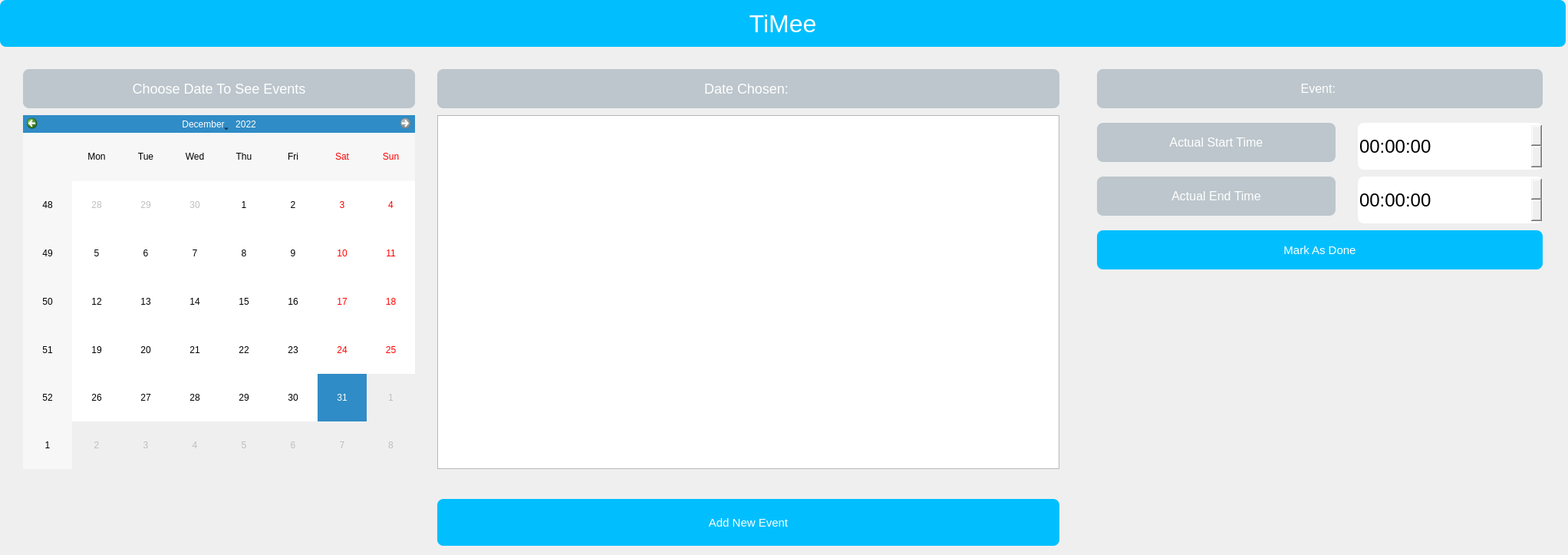
<?xml version="1.0" encoding="UTF-8"?>
<ui version="4.0">
 <class>Form</class>
 <widget class="QWidget" name="Form">
  <property name="geometry">
   <rect>
    <x>0</x>
    <y>0</y>
    <width>2044</width>
    <height>723</height>
   </rect>
  </property>
  <property name="minimumSize">
   <size>
    <width>1400</width>
    <height>400</height>
   </size>
  </property>
  <property name="windowTitle">
   <string>Form</string>
  </property>
  <widget class="QLabel" name="label">
   <property name="geometry">
    <rect>
     <x>0</x>
     <y>0</y>
     <width>2041</width>
     <height>61</height>
    </rect>
   </property>
   <property name="minimumSize">
    <size>
     <width>0</width>
     <height>0</height>
    </size>
   </property>
   <property name="styleSheet">
    <string notr="true">font-size : 24pt;
background : #01BFFF;
color : white;
border-radius:8px;</string>
   </property>
   <property name="text">
    <string>TiMee</string>
   </property>
   <property name="alignment">
    <set>Qt::AlignCenter</set>
   </property>
  </widget>
  <widget class="QListWidget" name="taskListWidget">
   <property name="geometry">
    <rect>
     <x>570</x>
     <y>150</y>
     <width>811</width>
     <height>461</height>
    </rect>
   </property>
   <property name="minimumSize">
    <size>
     <width>0</width>
     <height>0</height>
    </size>
   </property>
   <property name="styleSheet">
    <string notr="true">font:18px;</string>
   </property>
  </widget>
  <widget class="QCalendarWidget" name="calendarWidget">
   <property name="geometry">
    <rect>
     <x>30</x>
     <y>150</y>
     <width>511</width>
     <height>461</height>
    </rect>
   </property>
   <property name="minimumSize">
    <size>
     <width>0</width>
     <height>0</height>
    </size>
   </property>
   <property name="styleSheet">
    <string notr="true">font: 12px;</string>
   </property>
   <property name="minimumDate">
    <date>
     <year>2022</year>
     <month>5</month>
     <day>13</day>
    </date>
   </property>
   <property name="maximumDate">
    <date>
     <year>2022</year>
     <month>12</month>
     <day>31</day>
    </date>
   </property>
  </widget>
  <widget class="QPushButton" name="addNewEventBT">
   <property name="geometry">
    <rect>
     <x>570</x>
     <y>650</y>
     <width>811</width>
     <height>61</height>
    </rect>
   </property>
   <property name="minimumSize">
    <size>
     <width>0</width>
     <height>0</height>
    </size>
   </property>
   <property name="styleSheet">
    <string notr="true">border-radius : 8px;
background-color: #01BFFF;
color: white;
font: 11pt;</string>
   </property>
   <property name="text">
    <string>Add New Event</string>
   </property>
  </widget>
  <widget class="QLabel" name="EventNameLabel">
   <property name="geometry">
    <rect>
     <x>1430</x>
     <y>90</y>
     <width>581</width>
     <height>51</height>
    </rect>
   </property>
   <property name="minimumSize">
    <size>
     <width>0</width>
     <height>0</height>
    </size>
   </property>
   <property name="styleSheet">
    <string notr="true">font-size : 16px;
background : #BCC6CC;
color : white;
border-radius:8px;</string>
   </property>
   <property name="text">
    <string>Event: </string>
   </property>
   <property name="alignment">
    <set>Qt::AlignCenter</set>
   </property>
  </widget>
  <widget class="QLabel" name="label_3">
   <property name="geometry">
    <rect>
     <x>1430</x>
     <y>160</y>
     <width>311</width>
     <height>51</height>
    </rect>
   </property>
   <property name="minimumSize">
    <size>
     <width>0</width>
     <height>0</height>
    </size>
   </property>
   <property name="styleSheet">
    <string notr="true">font-size : 16px;
background : #BCC6CC;
color : white;
border-radius:8px;</string>
   </property>
   <property name="text">
    <string>Actual Start Time</string>
   </property>
   <property name="alignment">
    <set>Qt::AlignCenter</set>
   </property>
  </widget>
  <widget class="QLabel" name="label_4">
   <property name="geometry">
    <rect>
     <x>1430</x>
     <y>230</y>
     <width>311</width>
     <height>51</height>
    </rect>
   </property>
   <property name="minimumSize">
    <size>
     <width>0</width>
     <height>0</height>
    </size>
   </property>
   <property name="styleSheet">
    <string notr="true">font-size : 16px;
background : #BCC6CC;
color : white;
border-radius:8px;</string>
   </property>
   <property name="text">
    <string>Actual End Time</string>
   </property>
   <property name="alignment">
    <set>Qt::AlignCenter</set>
   </property>
  </widget>
  <widget class="QPushButton" name="doneBT">
   <property name="geometry">
    <rect>
     <x>1430</x>
     <y>300</y>
     <width>581</width>
     <height>51</height>
    </rect>
   </property>
   <property name="minimumSize">
    <size>
     <width>0</width>
     <height>0</height>
    </size>
   </property>
   <property name="styleSheet">
    <string notr="true">border-radius : 8px;
background-color: #01BFFF;
color: white;
font: 11pt;</string>
   </property>
   <property name="text">
    <string>Mark As Done</string>
   </property>
  </widget>
  <widget class="QLabel" name="label_5">
   <property name="geometry">
    <rect>
     <x>30</x>
     <y>90</y>
     <width>511</width>
     <height>51</height>
    </rect>
   </property>
   <property name="minimumSize">
    <size>
     <width>0</width>
     <height>0</height>
    </size>
   </property>
   <property name="styleSheet">
    <string notr="true">font-size : 18px;
background : #BCC6CC;
color : white;
border-radius:8px;</string>
   </property>
   <property name="text">
    <string>Choose Date To See Events</string>
   </property>
   <property name="alignment">
    <set>Qt::AlignCenter</set>
   </property>
  </widget>
  <widget class="QLabel" name="dateChoosenLabel">
   <property name="geometry">
    <rect>
     <x>570</x>
     <y>90</y>
     <width>811</width>
     <height>51</height>
    </rect>
   </property>
   <property name="minimumSize">
    <size>
     <width>0</width>
     <height>0</height>
    </size>
   </property>
   <property name="styleSheet">
    <string notr="true">font-size : 18px;
background : #BCC6CC;
color : white;
border-radius:8px;</string>
   </property>
   <property name="text">
    <string>Date Chosen: </string>
   </property>
   <property name="alignment">
    <set>Qt::AlignCenter</set>
   </property>
  </widget>
  <widget class="QTimeEdit" name="actualStartTimeEdit">
   <property name="geometry">
    <rect>
     <x>1770</x>
     <y>160</y>
     <width>241</width>
     <height>61</height>
    </rect>
   </property>
   <property name="styleSheet">
    <string notr="true">font-size : 24px;
border-radius:8px;</string>
   </property>
  </widget>
  <widget class="QTimeEdit" name="actualEndTimeEdit">
   <property name="geometry">
    <rect>
     <x>1770</x>
     <y>230</y>
     <width>241</width>
     <height>61</height>
    </rect>
   </property>
   <property name="styleSheet">
    <string notr="true">font-size : 24px;
border-radius:8px;</string>
   </property>
  </widget>
 </widget>
 <resources/>
 <connections/>
</ui>
